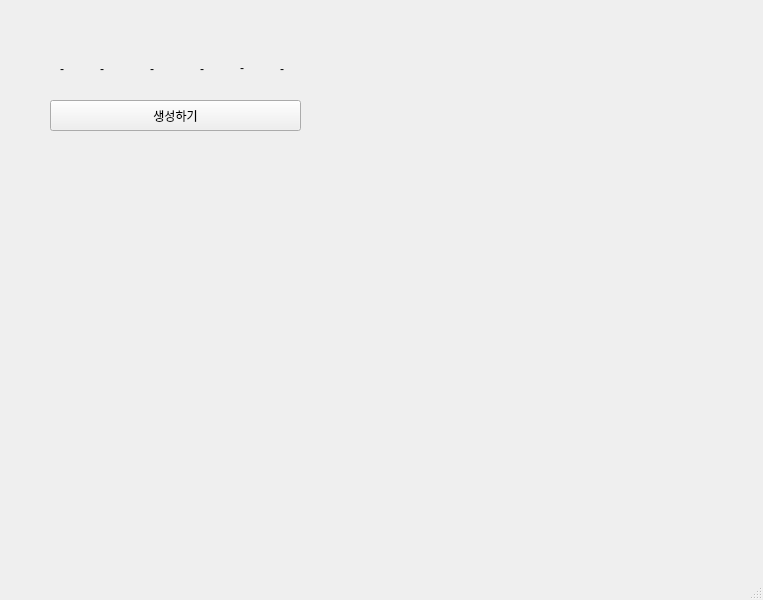
<?xml version="1.0" encoding="UTF-8"?>
<ui version="4.0">
 <class>MainWindow</class>
 <widget class="QMainWindow" name="MainWindow">
  <property name="geometry">
   <rect>
    <x>0</x>
    <y>0</y>
    <width>763</width>
    <height>600</height>
   </rect>
  </property>
  <property name="windowTitle">
   <string>MainWindow</string>
  </property>
  <widget class="QWidget" name="centralwidget">
   <widget class="QPushButton" name="qb">
    <property name="geometry">
     <rect>
      <x>50</x>
      <y>100</y>
      <width>251</width>
      <height>31</height>
     </rect>
    </property>
    <property name="text">
     <string>생성하기</string>
    </property>
   </widget>
   <widget class="QLabel" name="lblA">
    <property name="geometry">
     <rect>
      <x>60</x>
      <y>60</y>
      <width>77</width>
      <height>18</height>
     </rect>
    </property>
    <property name="text">
     <string>-</string>
    </property>
   </widget>
   <widget class="QLabel" name="lblB">
    <property name="geometry">
     <rect>
      <x>100</x>
      <y>60</y>
      <width>77</width>
      <height>18</height>
     </rect>
    </property>
    <property name="text">
     <string>-</string>
    </property>
   </widget>
   <widget class="QLabel" name="lblC">
    <property name="geometry">
     <rect>
      <x>150</x>
      <y>60</y>
      <width>77</width>
      <height>18</height>
     </rect>
    </property>
    <property name="text">
     <string>-</string>
    </property>
   </widget>
   <widget class="QLabel" name="lblD">
    <property name="geometry">
     <rect>
      <x>200</x>
      <y>60</y>
      <width>77</width>
      <height>18</height>
     </rect>
    </property>
    <property name="text">
     <string>-</string>
    </property>
   </widget>
   <widget class="QLabel" name="lblE">
    <property name="geometry">
     <rect>
      <x>240</x>
      <y>60</y>
      <width>77</width>
      <height>16</height>
     </rect>
    </property>
    <property name="text">
     <string>-</string>
    </property>
   </widget>
   <widget class="QLabel" name="lblF">
    <property name="geometry">
     <rect>
      <x>280</x>
      <y>60</y>
      <width>77</width>
      <height>18</height>
     </rect>
    </property>
    <property name="text">
     <string>-</string>
    </property>
   </widget>
  </widget>
  <widget class="QMenuBar" name="menubar">
   <property name="geometry">
    <rect>
     <x>0</x>
     <y>0</y>
     <width>763</width>
     <height>31</height>
    </rect>
   </property>
  </widget>
  <widget class="QStatusBar" name="statusbar"/>
 </widget>
 <resources/>
 <connections/>
</ui>
